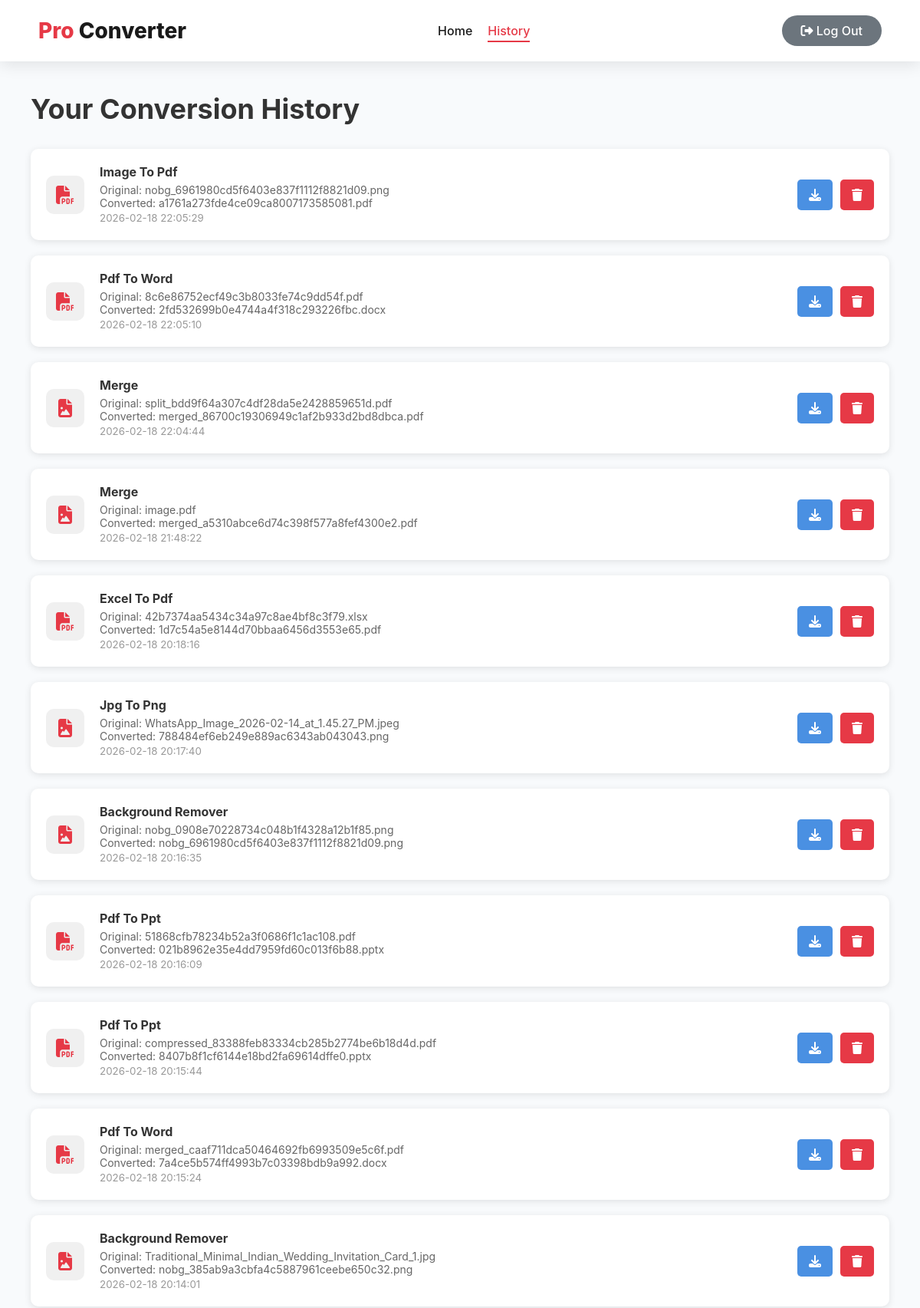
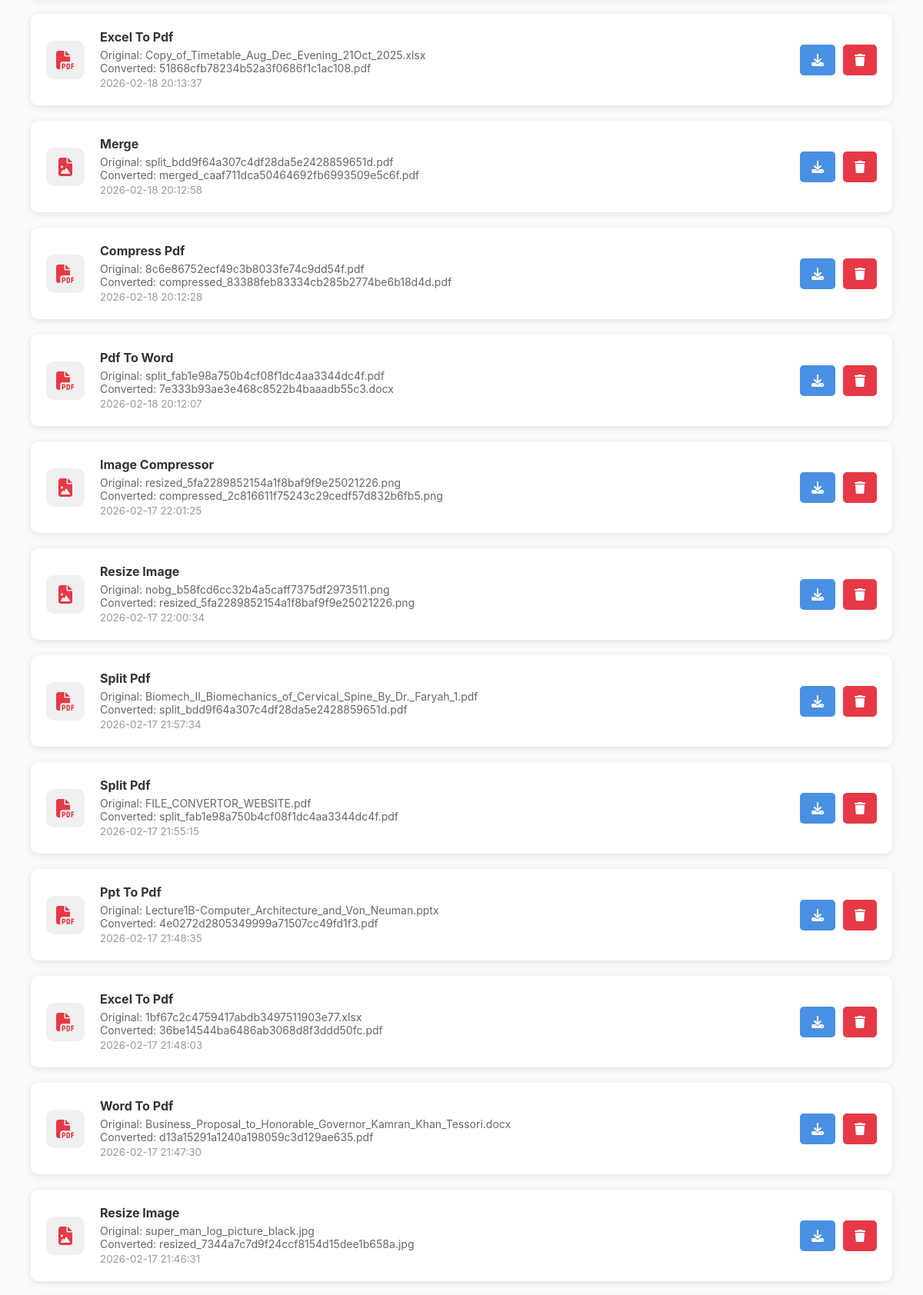
Screenshot of /history (signed in, upper part) with the database file from the repository (2 pictures, top to bottom).
### tables this page shows
CREATE TABLE conversions
                 (id INTEGER PRIMARY KEY AUTOINCREMENT,
                  user_id INTEGER,
                  tool TEXT,
                  original_filename TEXT,
                  converted_filename TEXT,
                  created_at TIMESTAMP DEFAULT CURRENT_TIMESTAMP,
                  FOREIGN KEY (user_id) REFERENCES users (id));

### app.py (the view)
@app.route("/history")
def history():
    if 'user' not in session:
        return redirect("/")
    with get_db() as conn:
        c = conn.cursor()
        c.execute("""
            SELECT tool, original_filename, converted_filename, created_at
            FROM conversions
            WHERE user_id = (SELECT id FROM users WHERE username=?)
            ORDER BY created_at DESC
        """, (session['user'],))
        rows = c.fetchall()
    return render_template("history.html", history=rows, user=session['user'])

### app.py (called while the page is built)
@contextmanager
def get_db():
    conn = sqlite3.connect(DATABASE, timeout=10)
    conn.row_factory = sqlite3.Row
    try:
        yield conn
    finally:
        conn.close()

### templates/history.html (shortened to what this page needs)
<!DOCTYPE html>
<html lang="en">
<head>
    <link rel="stylesheet" href="{{ url_for('static', filename='css/style.css') }}">
    <link rel="stylesheet" href="https://cdnjs.cloudflare.com/ajax/libs/font-awesome/6.4.0/css/all.min.css">
</head>
<body>
    <header class="main-header">
        <div class="logo">
            <span class="logo-pro">Pro</span>
            <span class="logo-converter">Converter</span>
        </div>
        <nav class="header-nav">
            <a href="/">Home</a>
            <a href="/history" class="active">History</a>
        </nav>
        <div class="auth-buttons">
            <a href="/logout" class="logout-btn"><i class="fas fa-sign-out-alt"></i> Log Out</a>
        </div>
    </header>
    <section class="history-section" style="padding: 120px 20px 60px;">
        <div class="container">
            <h1 style="font-size: 36px; margin-bottom: 30px;">Your Conversion History</h1>
            {% if history %}
                <div class="history-grid">
                    {% for item in history %}
                        <div class="history-card">
                            <div class="history-icon">
                                <i class="fas fa-file-{{ 'pdf' if 'pdf' in item[0] else 'image' }}"></i>
                            </div>
                            <div class="history-details">
                                <h4>{{ item[0]|replace('-', ' ')|title }}</h4>
                                <p>Original: {{ item[1] }}</p>
                                <p>Converted: {{ item[2] }}</p>
                                <small>{{ item[3] }}</small>
                            </div>
                            <div class="history-actions">
                                <a href="/download/{{ item[2] }}" class="download-btn">
                                    <i class="fas fa-download"></i>
                                </a>
                                <a href="/delete/{{ item[2] }}" class="delete-btn" onclick="return confirm('Delete this file?')">
                                    <i class="fas fa-trash"></i>
                                </a>
                            </div>
                        </div>
                    {% endfor %}
                </div>
            {% endif %}
        </div>
    </section>
</body>
</html>

### static/css/style.css (style rules this page uses)
* { margin: 0; padding: 0; box-sizing: border-box; }
:root { --primary: #e63946; --primary-dark: #c82333; --dark: #1a1a1a; --light: #f8f9fa; --gray: #6c757d; }
body { font-family: 'Inter', sans-serif; background: #f8fafc; min-height: 100vh; color: #333; overflow-x: hidden; }
.main-header { position: fixed; top: 0; left: 0; width: 100%; display: flex; justify-content: space-between; align-items: center; padding: 20px 50px; background: rgba(255,255,255,0.95); backdrop-filter: blur(10px); box-shadow: 0 4px 20px rgba(0,0,0,0.1); z-index: 1000; transition: all 0.3s; }
.logo { font-size: 28px; font-weight: 800; }
.logo-pro { color: var(--primary); }
.logo-converter { color: var(--dark); }
.header-nav { display: flex; gap: 20px; }
.header-nav a { text-decoration: none; color: var(--dark); font-weight: 500; position: relative; transition: color 0.3s; }
.header-nav a::after { content: ''; position: absolute; bottom: -5px; left: 0; width: 0; height: 2px; background: var(--primary); transition: width 0.3s; }
.header-nav a:hover::after, .header-nav a.active::after { width: 100%; }
.header-nav a:hover, .header-nav a.active { color: var(--primary); }
.auth-buttons { display: flex; align-items: center; gap: 15px; }
.signup-btn, .login-btn, .logout-btn { padding: 10px 25px; border-radius: 50px; text-decoration: none; font-weight: 500; transition: all 0.3s; }
.logout-btn { background: var(--gray); color: white; }
.container { max-width: 1200px; margin: 0 auto; padding: 0 20px; }

### templates/history.html (style rules this page uses)
.history-grid { display: grid; gap: 20px; }
.history-card { display: flex; align-items: center; background: white; padding: 20px; border-radius: 10px; box-shadow: 0 2px 10px rgba(0,0,0,0.1); gap: 20px; }
.history-icon { width: 50px; height: 50px; background: #f0f0f0; border-radius: 10px; display: flex; align-items: center; justify-content: center; font-size: 24px; color: var(--primary); }
.history-details { flex: 1; }
.history-details h4 { margin-bottom: 5px; }
.history-details p { color: #666; font-size: 14px; }
.history-details small { color: #999; }
.history-actions { display: flex; gap: 10px; }
.download-btn, .delete-btn { padding: 10px 15px; border-radius: 5px; text-decoration: none; color: white; }
.download-btn { background: #4a90e2; }
.delete-btn { background: #e63946; }

### rows the page displays
conversions: tool "Image To Pdf", original_filename "nobg_6961980cd5f6403e837f1112f8821d09.png", converted_filename "a1761a273fde4ce09ca8007173585081.pdf", created_at "2026-02-18 22:05:29"
conversions: tool "Pdf To Word", original_filename "8c6e86752ecf49c3b8033fe74c9dd54f.pdf", converted_filename "2fd532699b0e4744a4f318c293226fbc.docx", created_at "2026-02-18 22:05:10"
conversions: tool "Merge", original_filename "split_bdd9f64a307c4df28da5e2428859651d.pdf", converted_filename "merged_86700c19306949c1af2b933d2bd8dbca.pdf", created_at "2026-02-18 22:04:44"
conversions: tool "Merge", original_filename "image.pdf", converted_filename "merged_a5310abce6d74c398f577a8fef4300e2.pdf", created_at "2026-02-18 21:48:22"
conversions: tool "Excel To Pdf", original_filename "42b7374aa5434c34a97c8ae4bf8c3f79.xlsx", converted_filename "1d7c54a5e8144d70bbaa6456d3553e65.pdf", created_at "2026-02-18 20:18:16"
conversions: tool "Jpg To Png", original_filename "WhatsApp_Image_2026-02-14_at_1.45.27_PM.jpeg", converted_filename "788484ef6eb249e889ac6343ab043043.png", created_at "2026-02-18 20:17:40"
conversions: tool "Background Remover", original_filename "nobg_0908e70228734c048b1f4328a12b1f85.png", converted_filename "nobg_6961980cd5f6403e837f1112f8821d09.png", created_at "2026-02-18 20:16:35"
conversions: tool "Pdf To Ppt", original_filename "51868cfb78234b52a3f0686f1c1ac108.pdf", converted_filename "021b8962e35e4dd7959fd60c013f6b88.pptx", created_at "2026-02-18 20:16:09"
conversions: tool "Pdf To Ppt", original_filename "compressed_83388feb83334cb285b2774be6b18d4d.pdf", converted_filename "8407b8f1cf6144e18bd2fa69614dffe0.pptx", created_at "2026-02-18 20:15:44"
conversions: tool "Pdf To Word", original_filename "merged_caaf711dca50464692fb6993509e5c6f.pdf", converted_filename "7a4ce5b574ff4993b7c03398bdb9a992.docx", created_at "2026-02-18 20:15:24"
conversions: tool "Background Remover", original_filename "Traditional_Minimal_Indian_Wedding_Invitation_Card_1.jpg", converted_filename "nobg_385ab9a3cbfa4c5887961ceebe650c32.png", created_at "2026-02-18 20:14:01"
conversions: tool "Excel To Pdf", original_filename "Copy_of_Timetable_Aug_Dec_Evening_21Oct_2025.xlsx", converted_filename "51868cfb78234b52a3f0686f1c1ac108.pdf", created_at "2026-02-18 20:13:37"
conversions: tool "Merge", original_filename "split_bdd9f64a307c4df28da5e2428859651d.pdf", converted_filename "merged_caaf711dca50464692fb6993509e5c6f.pdf", created_at "2026-02-18 20:12:58"
conversions: tool "Compress Pdf", original_filename "8c6e86752ecf49c3b8033fe74c9dd54f.pdf", converted_filename "compressed_83388feb83334cb285b2774be6b18d4d.pdf", created_at "2026-02-18 20:12:28"
conversions: tool "Pdf To Word", original_filename "split_fab1e98a750b4cf08f1dc4aa3344dc4f.pdf", converted_filename "7e333b93ae3e468c8522b4baaadb55c3.docx", created_at "2026-02-18 20:12:07"
conversions: tool "Image Compressor", original_filename "resized_5fa2289852154a1f8baf9f9e25021226.png", converted_filename "compressed_2c816611f75243c29cedf57d832b6fb5.png", created_at "2026-02-17 22:01:25"
conversions: tool "Resize Image", original_filename "nobg_b58fcd6cc32b4a5caff7375df2973511.png", converted_filename "resized_5fa2289852154a1f8baf9f9e25021226.png", created_at "2026-02-17 22:00:34"
conversions: tool "Split Pdf", original_filename "Biomech_II_Biomechanics_of_Cervical_Spine_By_Dr._Faryah_1.pdf", converted_filename "split_bdd9f64a307c4df28da5e2428859651d.pdf", created_at "2026-02-17 21:57:34"
conversions: tool "Split Pdf", original_filename "FILE_CONVERTOR_WEBSITE.pdf", converted_filename "split_fab1e98a750b4cf08f1dc4aa3344dc4f.pdf", created_at "2026-02-17 21:55:15"
conversions: tool "Ppt To Pdf", original_filename "Lecture1B-Computer_Architecture_and_Von_Neuman.pptx", converted_filename "4e0272d2805349999a71507cc49fd1f3.pdf", created_at "2026-02-17 21:48:35"
conversions: tool "Excel To Pdf", original_filename "1bf67c2c4759417abdb3497511903e77.xlsx", converted_filename "36be14544ba6486ab3068d8f3ddd50fc.pdf", created_at "2026-02-17 21:48:03"
conversions: tool "Word To Pdf", original_filename "Business_Proposal_to_Honorable_Governor_Kamran_Khan_Tessori.docx", converted_filename "d13a15291a1240a198059c3d129ae635.pdf", created_at "2026-02-17 21:47:30"
conversions: tool "Resize Image", original_filename "super_man_log_picture_black.jpg", converted_filename "resized_7344a7c7d9f24ccf8154d15dee1b658a.jpg", created_at "2026-02-17 21:46:31"
